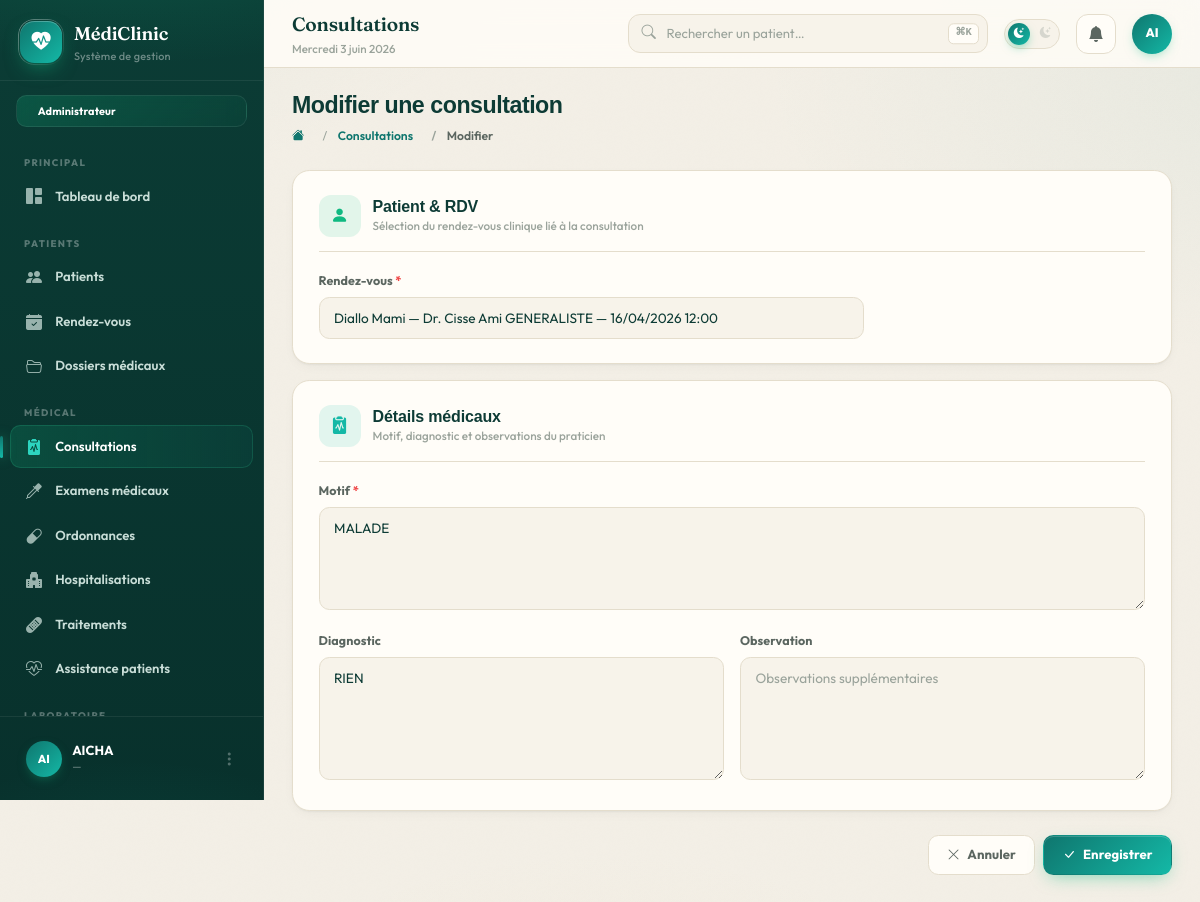
The app's page /consultation/3/modifier/ (signed in) with its own data.
### consultation/models.py (models this page shows, shortened)
class Consultation(models.Model):
    rendez_vous = models.OneToOneField(Rendez_vous, on_delete=models.CASCADE,
        related_name="consultation")
    dossier = models.ForeignKey(DossierMedical, on_delete=models.CASCADE,
        related_name="consultations", null=True, blank=True)
    motif = models.TextField()
    diagnostic = models.TextField()
    observation = models.TextField(blank=True, default='')
    date = models.DateTimeField(auto_now_add=True)

class Rendez_vous(models.Model):
    patient = models.ForeignKey(Patient, on_delete=models.CASCADE)
    medecin = models.ForeignKey("personnel.Medecin", on_delete=models.CASCADE)
    date = models.DateTimeField()
    STATUT_CHOICES = [
        ('programme', 'Programmé'),
        ('termine', 'Terminé'),
        ('annule', 'Annulé'),
    ]
    statut = models.CharField(
        max_length=20,
        choices=STATUT_CHOICES,
        default='programme'
    )
    class Meta:
        unique_together = ('medecin', 'date')

### patients/models.py (models this page shows)
class Patient(models.Model):
    nom = models.CharField(max_length=100)
    prenom = models.CharField(max_length=100)
    sexe = models.CharField(max_length=50)
    date_naissance = models.DateField()
    adresse = models.CharField(max_length=255)
    telephone = models.CharField(max_length=20)
    email = models.EmailField()
    numero_urgence = models.CharField(max_length=20)
    date_creation = models.DateTimeField(auto_now_add=True)
    def __str__(self):
        return f"{self.nom} {self.prenom}"

### consultation/views.py (the view, shortened to what this page needs)
# urls.py: path('<int:pk>/modifier/', views.consultation_modifier, name='modifier'),
@role_required('admin', 'medecin')
def consultation_modifier(request, pk):
    consultation = get_object_or_404(Consultation, pk=pk)
    return render(request, 'consultation/form_consultation.html', {
        'consultation': consultation,
        'rdvs': Rendez_vous.objects.all().order_by('-date'),
        'action': 'Modifier',
    })

### comptes/context_processors.py (called while the page is built)
def _user_permissions(request):
    user = request.user
    if not user.is_authenticated:
        return set()
    role = get_role(user)
    if role == 'admin':
        from .models import Permission
        return set(Permission.objects.values_list('code', flat=True))
    try:
        return set(user.profil.role.permissions.values_list('code', flat=True))
    except Exception:
        return set()

def role_context(request):
    role = get_role(request.user) if request.user.is_authenticated else None
    codes = _user_permissions(request)
    return {
        'user_role': role,
        'is_admin': role == 'admin',
        'is_medecin': role == 'medecin',
        'is_laborantin': role == 'laborantin',
        'is_infirmier': role == 'infirmier',
        'is_receptionniste': role == 'receptionniste',
        'user_permissions': codes,
        'perms': _PermLookup(codes),
    }

### personnel/models.py (called while the page is built)
    def __str__(self):
        return f"{self.nom} {self.prenom} {self.specialite}"

### templates/consultation/form_consultation.html (shortened to what this page needs)
{% extends 'base.html' %}
{% block nav_consultations %}active{% endblock %}
{% block page_title %}Consultations{% endblock %}
{% block page_heading %}{{ action }} une consultation{% endblock %}
{% block breadcrumb %}
  <li class="breadcrumb-item"><a href="{% url 'consultation:liste' %}">Consultations</a></li>
  <li class="breadcrumb-item active">{{ action }}</li>
{% endblock %}
{% block content %}
<form method="post">
  <div class="form-section">
    <div class="form-section-hdr">
      <span class="form-section-ico" style="color:#10b981;background:rgba(16,185,129,.12)"><i class="bi bi-person-fill"></i></span>
      <div>
        <div class="form-section-title">Patient & RDV</div>
        <div class="form-section-sub">Sélection du rendez-vous clinique lié à la consultation</div>
      </div>
    </div>
    <div class="row g-3">
      <div class="col-12 col-lg-8">
        <label class="f-label">Rendez-vous <span class="req-mark">*</span></label>
        <select name="rendez_vous" class="f-input f-select" required>
          {% for rdv in rdvs %}
          <option value="{{ rdv.pk }}" {% if consultation and consultation.rendez_vous_id == rdv.pk %}selected{% endif %}>
            {{ rdv.patient }} — Dr. {{ rdv.medecin }} — {{ rdv.date|date:"d/m/Y H:i" }}
          </option>
          {% endfor %}
        </select>
      </div>
    </div>
  </div>
  <div class="form-section" style="animation-delay:.06s">
    <div class="form-section-hdr">
      <span class="form-section-ico" style="color:#14b8a6;background:rgba(20,184,166,.12)"><i class="bi bi-clipboard2-pulse-fill"></i></span>
      <div>
        <div class="form-section-title">Détails médicaux</div>
        <div class="form-section-sub">Motif, diagnostic et observations du praticien</div>
      </div>
    </div>
    <div class="row g-3">
      <div class="col-12">
        <label class="f-label">Motif <span class="req-mark">*</span></label>
        <textarea name="motif" class="f-input" rows="4" placeholder="Motif de la consultation" required>{{ consultation.motif|default:'' }}</textarea>
      </div>
      <div class="col-12 col-xl-6">
        <label class="f-label">Diagnostic</label>
        <textarea name="diagnostic" class="f-input" rows="5" placeholder="Diagnostic de la consultation">{{ consultation.diagnostic|default:'' }}</textarea>
      </div>
      <div class="col-12 col-xl-6">
        <label class="f-label">Observation</label>
        <textarea name="observation" class="f-input" rows="5" placeholder="Observations supplémentaires">{{ consultation.observation|default:'' }}</textarea>
      </div>
    </div>
  </div>
  <div class="d-flex flex-wrap gap-2 justify-content-end mt-4">
    <a href="{% url 'consultation:liste' %}" class="btn-c btn-outline-c"><i class="bi bi-x-lg"></i> Annuler</a>
    <button type="submit" class="btn-c btn-primary-c"><i class="bi bi-check-lg"></i> Enregistrer</button>
  </div>
</form>
{% endblock %}

### templates/base.html (shortened to what this page needs)
{% load static %}
<!DOCTYPE html>
<html lang="fr" data-theme="light" data-role="{{ user_role|default:'admin' }}">
<head>
  <link href="https://cdn.jsdelivr.net/npm/bootstrap@5.3.3/dist/css/bootstrap.min.css" rel="stylesheet">
  <link href="https://cdn.jsdelivr.net/npm/bootstrap-icons@1.11.3/font/bootstrap-icons.min.css" rel="stylesheet">
  <script src="https://cdn.tailwindcss.com"></script>
</head>
<body>
<aside id="sidebar">
  <div class="sb-brand">
    <div class="sb-logo"><i class="bi bi-heart-pulse-fill"></i></div>
    <div>
      <div class="sb-name">MédiClinic</div>
      <div class="sb-sub">Système de gestion</div>
    </div>
  </div>
  {% if is_medecin %}
    <div class="sb-role-badge" style="background:linear-gradient(135deg,rgba(20,184,166,.22),rgba(20,184,166,.05))"><i class="bi bi-clipboard2-pulse-fill" style="color:#5eead4"></i> Médecin</div>
  {% elif is_laborantin %}
    <div class="sb-role-badge" style="background:linear-gradient(135deg,rgba(168,85,247,.22),rgba(168,85,247,.05))"><i class="bi bi-eyedropper-fill" style="color:#c4b5fd"></i> Laborantin</div>
  {% elif is_infirmier %}
    <div class="sb-role-badge" style="background:linear-gradient(135deg,rgba(245,158,11,.22),rgba(245,158,11,.05))"><i class="bi bi-bandaid-fill" style="color:#fbbf24"></i> Infirmier</div>
  {% elif is_receptionniste %}
    <div class="sb-role-badge" style="background:linear-gradient(135deg,rgba(239,68,68,.22),rgba(239,68,68,.05))"><i class="bi bi-telephone-fill" style="color:#fca5a5"></i> Réceptionniste</div>
  {% else %}
    <div class="sb-role-badge" style="background:linear-gradient(135deg,rgba(16,185,129,.22),rgba(16,185,129,.05))"> Administrateur</div>
  {% endif %}
  <nav class="sb-nav">
    <div class="sb-section">Principal</div>
    <a href="{% url 'dashboard' %}" class="sb-link {% block nav_dashboard %}{% endblock %}">
      <i class="bi bi-grid-1x2-fill"></i> Tableau de bord
    </a>
    {% if 'patient.view' in user_permissions or 'rdv.view' in user_permissions or 'dossier.view' in user_permissions %}
    <div class="sb-section">Patients</div>
    {% endif %}
    {% if 'patient.view' in user_permissions %}
    <a href="{% url 'patients:liste' %}" class="sb-link {% block nav_patients %}{% endblock %}">
      <i class="bi bi-people-fill"></i> Patients
    </a>
    {% endif %}
    {% if 'rdv.view' in user_permissions %}
    <a href="{% url 'consultation:rdv_liste' %}" class="sb-link {% block nav_rdv %}{% endblock %}">
      <i class="bi bi-calendar-check-fill"></i> Rendez-vous
    </a>
    {% endif %}
    {% if 'dossier.view' in user_permissions %}
    <a href="{% url 'consultation:dossiers' %}" class="sb-link {% block nav_dossiers %}{% endblock %}">
      <i class="bi bi-folder2-open"></i> Dossiers médicaux
    </a>
    {% endif %}
    {% if 'consultation.view' in user_permissions or 'examen.view' in user_permissions or 'ordonnance.view' in user_permissions or 'hospitalisation.view' in user_permissions or 'traitement.view' in user_permissions %}
    <div class="sb-section">Médical</div>
    {% endif %}
    {% if 'consultation.view' in user_permissions %}
    <a href="{% url 'consultation:liste' %}" class="sb-link {% block nav_consultations %}{% endblock %}">
      <i class="bi bi-clipboard2-pulse-fill"></i> Consultations
    </a>
    {% endif %}
    {% if 'examen.view' in user_permissions %}
    <a href="{% url 'consultation:examens' %}" class="sb-link {% block nav_examens %}{% endblock %}">
      <i class="bi bi-eyedropper"></i> Examens médicaux
    </a>
    {% endif %}
    {% if 'ordonnance.view' in user_permissions %}
    <a href="{% url 'consultation:ordonnances' %}" class="sb-link {% block nav_ordonnances %}{% endblock %}">
      <i class="bi bi-capsule"></i> Ordonnances
    </a>
    {% endif %}
    {% if 'hospitalisation.view' in user_permissions %}
    <a href="{% url 'consultation:hospitalisations' %}" class="sb-link {% block nav_hospit %}{% endblock %}">
      <i class="bi bi-hospital-fill"></i> Hospitalisations
    </a>
    {% endif %}
    {% if 'traitement.view' in user_permissions %}
    <a href="{% url 'consultation:traitements' %}" class="sb-link {% block nav_traitements %}{% endblock %}">
      <i class="bi bi-bandaid-fill"></i> Traitements
    </a>
    {% endif %}
    {% if 'traitement.administrer' in user_permissions %}
    <a href="{% url 'consultation:assistances' %}" class="sb-link">
      <i class="bi bi-heart-pulse"></i> Assistance patients
    </a>
    {% endif %}
    {% if 'resultat.view' in user_permissions %}
    <div class="sb-section">Laboratoire</div>
    {% endif %}
  </nav>
  <div class="sb-footer">
    <div class="dropdown">
      <div class="sb-user" data-bs-toggle="dropdown">
        <div class="sb-av">{{ request.user.username|slice:":2"|upper }}</div>
        <div style="min-width:0;flex:1">
          <div class="sb-uname text-truncate">{{ request.user.get_full_name|default:request.user.username }}</div>
          <div class="sb-urole text-truncate">{{ request.user.email|default:'—' }}</div>
        </div>
        <i class="bi bi-three-dots-vertical" style="color:rgba(255,255,255,.3)"></i>
      </div>
    </div>
  </div>
</aside>
<div id="main">
  <div class="topbar">
    <div class="me-auto" style="min-width:0">
      <div class="tb-title text-truncate">{% block page_title %}{% endblock %}</div>
      <div class="tb-date" id="tbDate"></div>
    </div>
    <div class="tb-search d-none d-md-block">
      <form action="{% url 'patients:liste' %}" method="get" style="margin:0">
        <input type="text" name="q" placeholder="Rechercher un patient…" value="{{ request.GET.q }}">
      </form>
      <kbd>⌘K</kbd>
    </div>
    <div class="theme-toggle" onclick="toggleTheme()" title="Mode sombre / jour">
      <i class="bi bi-sun-fill t-sun"></i>
      <i class="bi bi-moon-stars-fill t-moon"></i>
      <div class="t-knob"><i class="bi bi-moon-stars-fill"></i></div>
    </div>
    <div class="dropdown">
      <div class="tb-btn" data-bs-toggle="dropdown" role="button">
        <i class="bi bi-bell-fill"></i>
      </div>
    </div>
    <div class="dropdown">
      <div class="sb-av" style="cursor:pointer;width:40px;height:40px;font-size:.78rem" data-bs-toggle="dropdown" role="button">
        {{ request.user.username|slice:":2"|upper }}
      </div>
    </div>
  </div>
  <div class="content">
    <div class="page-hdr">
      <div>
        <div class="page-hdr-title">{% block page_heading %}{% endblock %}</div>
        <nav aria-label="breadcrumb">
          <ol class="breadcrumb mt-2">
            <li class="breadcrumb-item"><a href="{% url 'dashboard' %}"><i class="bi bi-house-fill"></i></a></li>
            {% block breadcrumb %}{% endblock %}
          </ol>
        </nav>
      </div>
    </div>
    {% block content %}{% endblock %}
  </div>
</div>
</body>
</html>

### templates/consultation/form_consultation.html (style rules this page uses)
.form-section { background: var(--card-bg); border: 1px solid var(--card-border); border-radius: 1.1rem; padding: 1.5rem 1.6rem; box-shadow: var(--shadow-sm); margin-bottom: 1rem; animation: fadeUp .5s ease both; }
.form-section-hdr { display: flex; align-items: center; gap: .75rem; margin-bottom: 1.25rem; padding-bottom: .9rem; border-bottom: 1px solid var(--card-border); }
.form-section-ico { width: 42px; height: 42px; border-radius: .75rem; display: inline-flex; align-items: center; justify-content: center; flex-shrink: 0; font-size: 1.1rem; }
.form-section-title { font-family: 'Plus Jakarta Sans', sans-serif; font-size: 1rem; font-weight: 800; color: var(--text-primary); letter-spacing: -.01em; line-height: 1.2; }
.form-section-sub { font-size: .73rem; color: var(--text-muted); margin-top: 1px; font-weight: 500; }
.req-mark { color: #ef4444; }

### records on screen
Consultation: rendez_vous "Diallo Mami — Dr. Cisse Ami GENERALISTE — 16/04/2026 12:00", motif "MALADE", diagnostic "RIEN"

### other values on screen
{{ request.user.username|slice:":2"|upper }} "AI"
{{ request.user.get_full_name|default:request.user.username }} "AICHA"
{{ request.user.email|default:'—' }} "—"
{{ action }} "Modifier"
